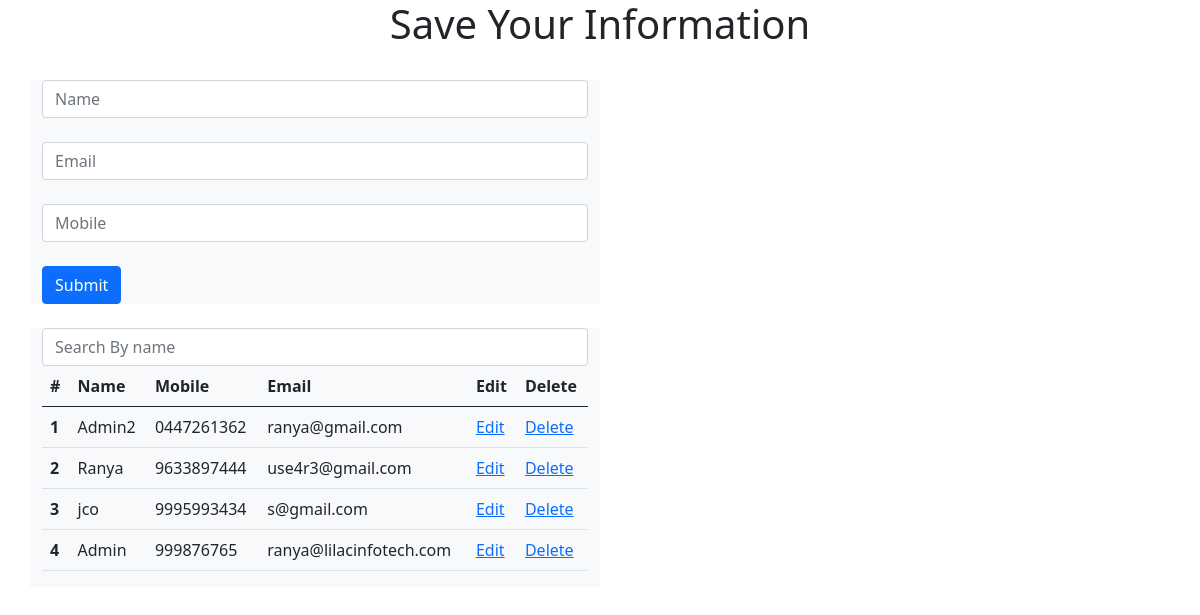
/home/, run on the app's committed database.
### home/models.py (models this page shows, shortened)
class Information(models.Model):
    name=models.CharField(max_length=250)
    email=models.EmailField(max_length=25,unique=True)
    mobile=models.CharField(max_length=10,unique=True)

### home/views.py (the view, shortened to what this page needs)
# urls.py: path('', MyView.as_view(), name='index'),
class MyView(View):
    def get(self, request, pk=None):
        if pk is not None:
            instance = Information.objects.get(pk=pk)
            form = Informationform(instance=instance)
            return render(request, 'home/index.html', {'form': form, 'instance': instance})
        else:
            form = Informationform()
            data = Information.objects.all()
            return render(request, 'home/index.html', {'form': form, 'data': data})

### home/forms.py
class Informationform(forms.ModelForm):
    class Meta:
        model = Information
        fields = ['name','email','mobile']
        labels = {
            'name': '',
              'email': '',
                'mobile': '',
        }
        widgets = {
             'name': forms.TextInput(attrs={'class': 'form-control mb-4', 'placeholder': 'Name'}),
              'email': forms.EmailInput(attrs={'class': 'form-control mb-4', 'placeholder': 'Email'}),
               'mobile': forms.TextInput(attrs={'class': 'form-control mb-4', 'placeholder': 'Mobile'}),
        }

### templates/home/index.html (shortened to what this page needs)
<!doctype html>
<html lang="en">
  <head>
    <link href="https://cdn.jsdelivr.net/npm/bootstrap@5.0.2/dist/css/bootstrap.min.css" rel="stylesheet">
  </head>
  <body>
    <div class="container">
        <div class="text-center"><h1>Save Your Information</h1></div>
        <div class="row  ">
        <div class="col-sm-6 bg-light mt-4">
    <form method="post" action="">
        <div class="form-group">
          {{ form.as_p }}
        </div>
        <button type="submit" class="btn btn-primary">Submit</button>
      </form>
    </div>
    </div>
    {% if data %}
    <div class="row">
    <div class="col-sm-6 bg-light mt-4">
      <form class="form-inline my-2 my-lg-0">
        <input class="form-control mr-sm-2" type="text" id="search-input" placeholder="Search By name" aria-label="Search">
    </form>
      <table class="table">
        <thead>
          <tr>
            <th scope="col">#</th>
            <th scope="col">Name</th>
            <th scope="col">Mobile</th>
            <th scope="col">Email</th>
            <th scope="col">Edit</th>
            <th scope="col">Delete</th>
          </tr>
        </thead>
        <tbody id="results-body">
          {% for datas in data %}
          <tr>
            <th scope="row">{{ forloop.counter }}</th>
            <td>{{ datas.name }}</td>
            <td>{{ datas.mobile }}</td>
            <td>{{ datas.email }}</td>
            <td><a href="{% url 'edit_data' pk=datas.id %}">Edit</a></td>
            <td><a href="{% url 'delete_data' pk=datas.id%}">Delete</a></td>
          </tr>
         {% endfor %}
        </tbody>
      </table>
    </div>
  </div>
  {% endif %}
</div>
  </body>
</html>

### data on the page
Information: name "Admin2", mobile "0447261362", email "ranya@gmail.com"
Information: name "Ranya", mobile "9633897444", email "use4r3@gmail.com"
Information: name "jco", mobile "9995993434", email "s@gmail.com"
Information: name "Admin", mobile "999876765", email "ranya@lilacinfotech.com"
